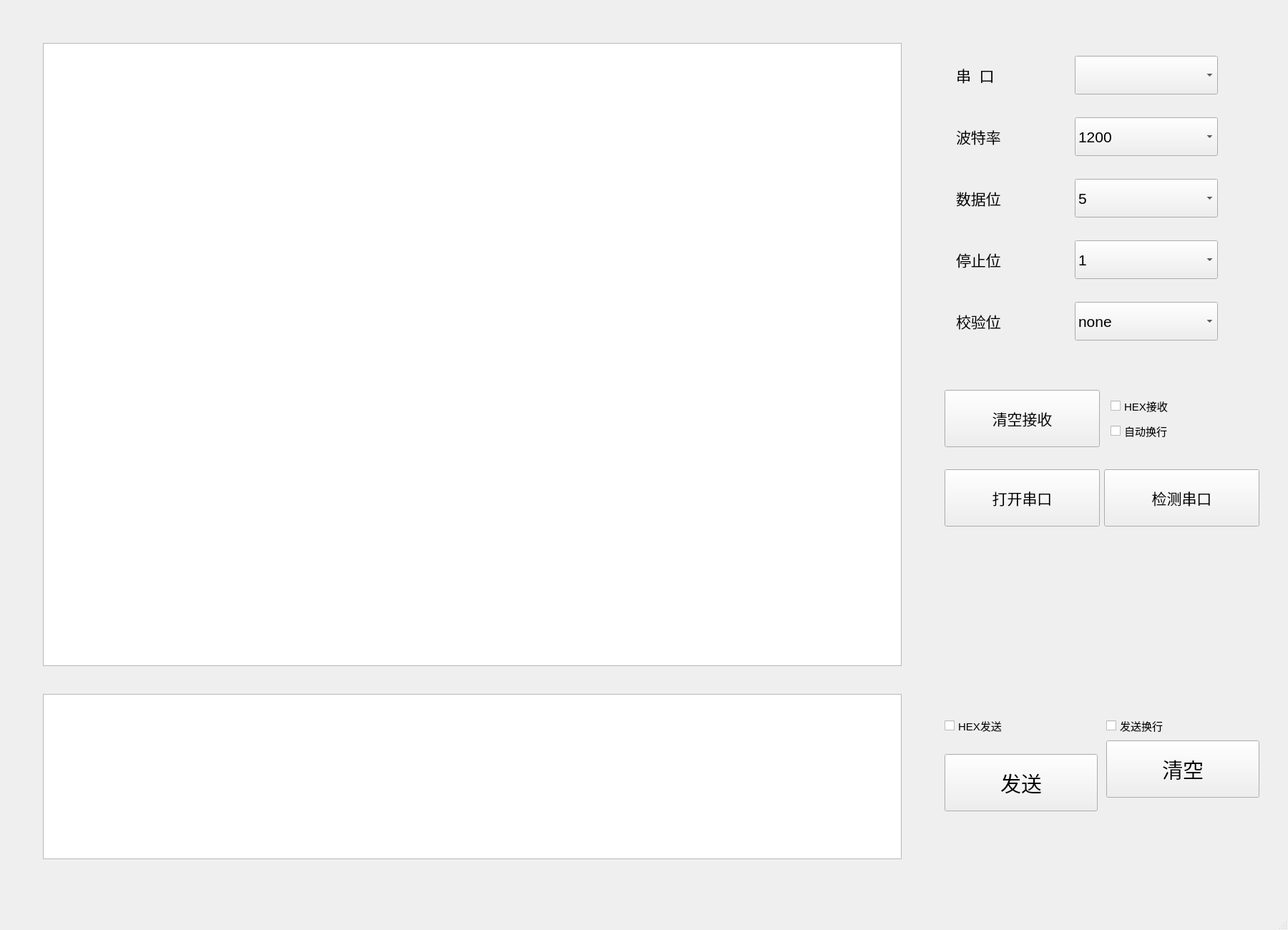
<?xml version="1.0" encoding="UTF-8"?>
<ui version="4.0">
 <class>MainWindow</class>
 <widget class="QMainWindow" name="MainWindow">
  <property name="geometry">
   <rect>
    <x>0</x>
    <y>0</y>
    <width>1800</width>
    <height>1300</height>
   </rect>
  </property>
  <property name="minimumSize">
   <size>
    <width>1800</width>
    <height>1300</height>
   </size>
  </property>
  <property name="maximumSize">
   <size>
    <width>1800</width>
    <height>1300</height>
   </size>
  </property>
  <property name="font">
   <font>
    <pointsize>11</pointsize>
   </font>
  </property>
  <property name="windowTitle">
   <string>Serial Port Assistant</string>
  </property>
  <widget class="QWidget" name="centralwidget">
   <widget class="QPlainTextEdit" name="recvEdit">
    <property name="geometry">
     <rect>
      <x>60</x>
      <y>60</y>
      <width>1200</width>
      <height>871</height>
     </rect>
    </property>
    <property name="font">
     <font>
      <pointsize>15</pointsize>
     </font>
    </property>
    <property name="readOnly">
     <bool>true</bool>
    </property>
   </widget>
   <widget class="QWidget" name="widget_6" native="true">
    <property name="geometry">
     <rect>
      <x>1320</x>
      <y>60</y>
      <width>436</width>
      <height>434</height>
     </rect>
    </property>
    <layout class="QVBoxLayout" name="verticalLayout">
     <item>
      <widget class="QWidget" name="widget" native="true">
       <property name="minimumSize">
        <size>
         <width>400</width>
         <height>70</height>
        </size>
       </property>
       <property name="maximumSize">
        <size>
         <width>400</width>
         <height>70</height>
        </size>
       </property>
       <layout class="QHBoxLayout" name="horizontalLayout">
        <property name="spacing">
         <number>0</number>
        </property>
        <property name="leftMargin">
         <number>0</number>
        </property>
        <property name="topMargin">
         <number>0</number>
        </property>
        <property name="rightMargin">
         <number>0</number>
        </property>
        <property name="bottomMargin">
         <number>0</number>
        </property>
        <item>
         <widget class="QLabel" name="label">
          <property name="enabled">
           <bool>true</bool>
          </property>
          <property name="minimumSize">
           <size>
            <width>150</width>
            <height>45</height>
           </size>
          </property>
          <property name="maximumSize">
           <size>
            <width>150</width>
            <height>45</height>
           </size>
          </property>
          <property name="font">
           <font>
            <pointsize>16</pointsize>
           </font>
          </property>
          <property name="text">
           <string>串  口</string>
          </property>
         </widget>
        </item>
        <item>
         <widget class="QComboBox" name="serailCb">
          <property name="minimumSize">
           <size>
            <width>200</width>
            <height>54</height>
           </size>
          </property>
          <property name="maximumSize">
           <size>
            <width>200</width>
            <height>54</height>
           </size>
          </property>
          <property name="font">
           <font>
            <pointsize>16</pointsize>
           </font>
          </property>
         </widget>
        </item>
       </layout>
      </widget>
     </item>
     <item>
      <widget class="QWidget" name="widget_2" native="true">
       <property name="minimumSize">
        <size>
         <width>400</width>
         <height>70</height>
        </size>
       </property>
       <property name="maximumSize">
        <size>
         <width>400</width>
         <height>70</height>
        </size>
       </property>
       <layout class="QHBoxLayout" name="horizontalLayout_3">
        <property name="spacing">
         <number>0</number>
        </property>
        <property name="leftMargin">
         <number>0</number>
        </property>
        <property name="topMargin">
         <number>0</number>
        </property>
        <property name="rightMargin">
         <number>0</number>
        </property>
        <property name="bottomMargin">
         <number>0</number>
        </property>
        <item>
         <widget class="QLabel" name="label_2">
          <property name="enabled">
           <bool>true</bool>
          </property>
          <property name="minimumSize">
           <size>
            <width>150</width>
            <height>45</height>
           </size>
          </property>
          <property name="maximumSize">
           <size>
            <width>150</width>
            <height>45</height>
           </size>
          </property>
          <property name="font">
           <font>
            <pointsize>16</pointsize>
           </font>
          </property>
          <property name="text">
           <string>波特率</string>
          </property>
         </widget>
        </item>
        <item>
         <widget class="QComboBox" name="baundrateCb">
          <property name="minimumSize">
           <size>
            <width>200</width>
            <height>54</height>
           </size>
          </property>
          <property name="maximumSize">
           <size>
            <width>200</width>
            <height>54</height>
           </size>
          </property>
          <property name="font">
           <font>
            <pointsize>16</pointsize>
           </font>
          </property>
          <property name="currentText">
           <string>9600</string>
          </property>
          <item>
           <property name="text">
            <string>1200</string>
           </property>
          </item>
          <item>
           <property name="text">
            <string>2400</string>
           </property>
          </item>
          <item>
           <property name="text">
            <string>4800</string>
           </property>
          </item>
          <item>
           <property name="text">
            <string>9600</string>
           </property>
          </item>
          <item>
           <property name="text">
            <string>19200</string>
           </property>
          </item>
          <item>
           <property name="text">
            <string>38400</string>
           </property>
          </item>
          <item>
           <property name="text">
            <string>57600</string>
           </property>
          </item>
          <item>
           <property name="text">
            <string>115200</string>
           </property>
          </item>
         </widget>
        </item>
       </layout>
      </widget>
     </item>
     <item>
      <widget class="QWidget" name="widget_3" native="true">
       <property name="minimumSize">
        <size>
         <width>400</width>
         <height>70</height>
        </size>
       </property>
       <property name="maximumSize">
        <size>
         <width>400</width>
         <height>70</height>
        </size>
       </property>
       <property name="font">
        <font>
         <pointsize>16</pointsize>
        </font>
       </property>
       <layout class="QHBoxLayout" name="horizontalLayout_2">
        <property name="spacing">
         <number>0</number>
        </property>
        <property name="leftMargin">
         <number>0</number>
        </property>
        <property name="topMargin">
         <number>0</number>
        </property>
        <property name="rightMargin">
         <number>0</number>
        </property>
        <property name="bottomMargin">
         <number>0</number>
        </property>
        <item>
         <widget class="QLabel" name="label_3">
          <property name="enabled">
           <bool>true</bool>
          </property>
          <property name="minimumSize">
           <size>
            <width>150</width>
            <height>45</height>
           </size>
          </property>
          <property name="maximumSize">
           <size>
            <width>150</width>
            <height>45</height>
           </size>
          </property>
          <property name="font">
           <font>
            <pointsize>16</pointsize>
           </font>
          </property>
          <property name="text">
           <string>数据位</string>
          </property>
         </widget>
        </item>
        <item>
         <widget class="QComboBox" name="databitCb">
          <property name="minimumSize">
           <size>
            <width>200</width>
            <height>54</height>
           </size>
          </property>
          <property name="maximumSize">
           <size>
            <width>200</width>
            <height>54</height>
           </size>
          </property>
          <property name="font">
           <font>
            <pointsize>16</pointsize>
           </font>
          </property>
          <property name="currentText">
           <string>8</string>
          </property>
          <item>
           <property name="text">
            <string>5</string>
           </property>
          </item>
          <item>
           <property name="text">
            <string>6</string>
           </property>
          </item>
          <item>
           <property name="text">
            <string>7</string>
           </property>
          </item>
          <item>
           <property name="text">
            <string>8</string>
           </property>
          </item>
         </widget>
        </item>
       </layout>
      </widget>
     </item>
     <item>
      <widget class="QWidget" name="widget_4" native="true">
       <property name="minimumSize">
        <size>
         <width>400</width>
         <height>70</height>
        </size>
       </property>
       <property name="maximumSize">
        <size>
         <width>400</width>
         <height>70</height>
        </size>
       </property>
       <layout class="QHBoxLayout" name="horizontalLayout_4">
        <property name="spacing">
         <number>0</number>
        </property>
        <property name="leftMargin">
         <number>0</number>
        </property>
        <property name="topMargin">
         <number>0</number>
        </property>
        <property name="rightMargin">
         <number>0</number>
        </property>
        <property name="bottomMargin">
         <number>0</number>
        </property>
        <item>
         <widget class="QLabel" name="label_4">
          <property name="enabled">
           <bool>true</bool>
          </property>
          <property name="minimumSize">
           <size>
            <width>150</width>
            <height>45</height>
           </size>
          </property>
          <property name="maximumSize">
           <size>
            <width>150</width>
            <height>45</height>
           </size>
          </property>
          <property name="font">
           <font>
            <pointsize>16</pointsize>
           </font>
          </property>
          <property name="text">
           <string>停止位</string>
          </property>
         </widget>
        </item>
        <item>
         <widget class="QComboBox" name="stopbitCb">
          <property name="minimumSize">
           <size>
            <width>200</width>
            <height>54</height>
           </size>
          </property>
          <property name="maximumSize">
           <size>
            <width>200</width>
            <height>54</height>
           </size>
          </property>
          <property name="font">
           <font>
            <pointsize>16</pointsize>
           </font>
          </property>
          <item>
           <property name="text">
            <string>1</string>
           </property>
          </item>
          <item>
           <property name="text">
            <string>1.5</string>
           </property>
          </item>
          <item>
           <property name="text">
            <string>2</string>
           </property>
          </item>
         </widget>
        </item>
       </layout>
      </widget>
     </item>
     <item>
      <widget class="QWidget" name="widget_5" native="true">
       <property name="minimumSize">
        <size>
         <width>400</width>
         <height>70</height>
        </size>
       </property>
       <property name="maximumSize">
        <size>
         <width>400</width>
         <height>70</height>
        </size>
       </property>
       <layout class="QHBoxLayout" name="horizontalLayout_5">
        <property name="spacing">
         <number>0</number>
        </property>
        <property name="leftMargin">
         <number>0</number>
        </property>
        <property name="topMargin">
         <number>0</number>
        </property>
        <property name="rightMargin">
         <number>0</number>
        </property>
        <property name="bottomMargin">
         <number>0</number>
        </property>
        <item>
         <widget class="QLabel" name="label_5">
          <property name="enabled">
           <bool>true</bool>
          </property>
          <property name="minimumSize">
           <size>
            <width>150</width>
            <height>45</height>
           </size>
          </property>
          <property name="maximumSize">
           <size>
            <width>150</width>
            <height>45</height>
           </size>
          </property>
          <property name="font">
           <font>
            <pointsize>16</pointsize>
           </font>
          </property>
          <property name="text">
           <string>校验位</string>
          </property>
         </widget>
        </item>
        <item>
         <widget class="QComboBox" name="checkbitCb">
          <property name="minimumSize">
           <size>
            <width>200</width>
            <height>54</height>
           </size>
          </property>
          <property name="maximumSize">
           <size>
            <width>200</width>
            <height>54</height>
           </size>
          </property>
          <property name="font">
           <font>
            <pointsize>16</pointsize>
           </font>
          </property>
          <item>
           <property name="text">
            <string>none</string>
           </property>
          </item>
          <item>
           <property name="text">
            <string>奇校验</string>
           </property>
          </item>
          <item>
           <property name="text">
            <string>偶校验</string>
           </property>
          </item>
         </widget>
        </item>
       </layout>
      </widget>
     </item>
    </layout>
   </widget>
   <widget class="QTextEdit" name="sendEdit">
    <property name="geometry">
     <rect>
      <x>60</x>
      <y>970</y>
      <width>1200</width>
      <height>231</height>
     </rect>
    </property>
    <property name="font">
     <font>
      <pointsize>15</pointsize>
     </font>
    </property>
   </widget>
   <widget class="QWidget" name="widget_8" native="true">
    <property name="geometry">
     <rect>
      <x>1320</x>
      <y>520</y>
      <width>440</width>
      <height>241</height>
     </rect>
    </property>
    <layout class="QGridLayout" name="gridLayout">
     <item row="0" column="0">
      <widget class="QPushButton" name="pushButton">
       <property name="minimumSize">
        <size>
         <width>200</width>
         <height>80</height>
        </size>
       </property>
       <property name="font">
        <font>
         <pointsize>16</pointsize>
        </font>
       </property>
       <property name="text">
        <string>清空接收</string>
       </property>
      </widget>
     </item>
     <item row="0" column="1">
      <widget class="QWidget" name="widget_7" native="true">
       <layout class="QVBoxLayout" name="verticalLayout_2">
        <item>
         <widget class="QCheckBox" name="chk_rev_hex">
          <property name="text">
           <string>HEX接收</string>
          </property>
         </widget>
        </item>
        <item>
         <widget class="QCheckBox" name="chk_rev_line">
          <property name="text">
           <string>自动换行</string>
          </property>
         </widget>
        </item>
       </layout>
      </widget>
     </item>
     <item row="1" column="0">
      <widget class="QPushButton" name="openBt">
       <property name="minimumSize">
        <size>
         <width>200</width>
         <height>80</height>
        </size>
       </property>
       <property name="font">
        <font>
         <pointsize>16</pointsize>
        </font>
       </property>
       <property name="text">
        <string>打开串口</string>
       </property>
      </widget>
     </item>
     <item row="1" column="1">
      <widget class="QPushButton" name="btnSerialCheck">
       <property name="minimumSize">
        <size>
         <width>200</width>
         <height>80</height>
        </size>
       </property>
       <property name="font">
        <font>
         <pointsize>16</pointsize>
        </font>
       </property>
       <property name="text">
        <string>检测串口</string>
       </property>
      </widget>
     </item>
    </layout>
   </widget>
   <widget class="QWidget" name="widget_9" native="true">
    <property name="geometry">
     <rect>
      <x>1320</x>
      <y>1000</y>
      <width>440</width>
      <height>154</height>
     </rect>
    </property>
    <layout class="QGridLayout" name="gridLayout_2">
     <property name="horizontalSpacing">
      <number>12</number>
     </property>
     <item row="1" column="0" rowspan="2">
      <widget class="QPushButton" name="sendBt">
       <property name="minimumSize">
        <size>
         <width>200</width>
         <height>80</height>
        </size>
       </property>
       <property name="font">
        <font>
         <pointsize>22</pointsize>
        </font>
       </property>
       <property name="text">
        <string>发送</string>
       </property>
      </widget>
     </item>
     <item row="0" column="0">
      <widget class="QCheckBox" name="chk_send_hex">
       <property name="text">
        <string>HEX发送</string>
       </property>
      </widget>
     </item>
     <item row="0" column="1">
      <widget class="QCheckBox" name="chk_send_line">
       <property name="text">
        <string>发送换行</string>
       </property>
      </widget>
     </item>
     <item row="1" column="1">
      <widget class="QPushButton" name="btnClearSend">
       <property name="minimumSize">
        <size>
         <width>200</width>
         <height>80</height>
        </size>
       </property>
       <property name="font">
        <font>
         <pointsize>22</pointsize>
        </font>
       </property>
       <property name="text">
        <string>清空</string>
       </property>
      </widget>
     </item>
    </layout>
   </widget>
  </widget>
  <widget class="QMenuBar" name="menubar">
   <property name="geometry">
    <rect>
     <x>0</x>
     <y>0</y>
     <width>1800</width>
     <height>37</height>
    </rect>
   </property>
  </widget>
  <widget class="QStatusBar" name="statusbar"/>
 </widget>
 <resources/>
 <connections/>
</ui>
